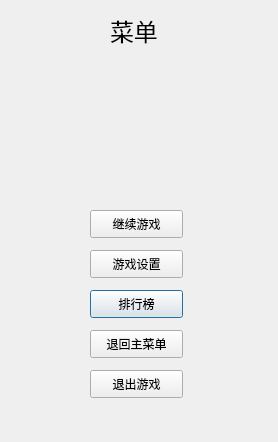
<?xml version="1.0" encoding="UTF-8"?>
<ui version="4.0">
 <class>CMenuDlg</class>
 <widget class="QDialog" name="CMenuDlg">
  <property name="geometry">
   <rect>
    <x>0</x>
    <y>0</y>
    <width>278</width>
    <height>442</height>
   </rect>
  </property>
  <property name="windowTitle">
   <string>Dialog</string>
  </property>
  <widget class="QPushButton" name="rank">
   <property name="geometry">
    <rect>
     <x>90</x>
     <y>290</y>
     <width>93</width>
     <height>28</height>
    </rect>
   </property>
   <property name="text">
    <string>排行榜</string>
   </property>
  </widget>
  <widget class="QPushButton" name="continue_2">
   <property name="geometry">
    <rect>
     <x>90</x>
     <y>210</y>
     <width>93</width>
     <height>28</height>
    </rect>
   </property>
   <property name="text">
    <string>继续游戏</string>
   </property>
  </widget>
  <widget class="QPushButton" name="backtohome">
   <property name="geometry">
    <rect>
     <x>90</x>
     <y>330</y>
     <width>93</width>
     <height>28</height>
    </rect>
   </property>
   <property name="text">
    <string>退回主菜单</string>
   </property>
  </widget>
  <widget class="QPushButton" name="quit">
   <property name="geometry">
    <rect>
     <x>90</x>
     <y>370</y>
     <width>93</width>
     <height>28</height>
    </rect>
   </property>
   <property name="text">
    <string>退出游戏</string>
   </property>
  </widget>
  <widget class="QPushButton" name="config">
   <property name="geometry">
    <rect>
     <x>90</x>
     <y>250</y>
     <width>93</width>
     <height>28</height>
    </rect>
   </property>
   <property name="text">
    <string>游戏设置</string>
   </property>
  </widget>
  <widget class="QLabel" name="label">
   <property name="geometry">
    <rect>
     <x>110</x>
     <y>10</y>
     <width>61</width>
     <height>41</height>
    </rect>
   </property>
   <property name="font">
    <font>
     <family>Adobe Devanagari</family>
     <pointsize>18</pointsize>
    </font>
   </property>
   <property name="text">
    <string>菜单</string>
   </property>
  </widget>
  <widget class="QLabel" name="movie">
   <property name="geometry">
    <rect>
     <x>70</x>
     <y>50</y>
     <width>140</width>
     <height>140</height>
    </rect>
   </property>
   <property name="text">
    <string/>
   </property>
  </widget>
 </widget>
 <resources/>
 <connections/>
</ui>
